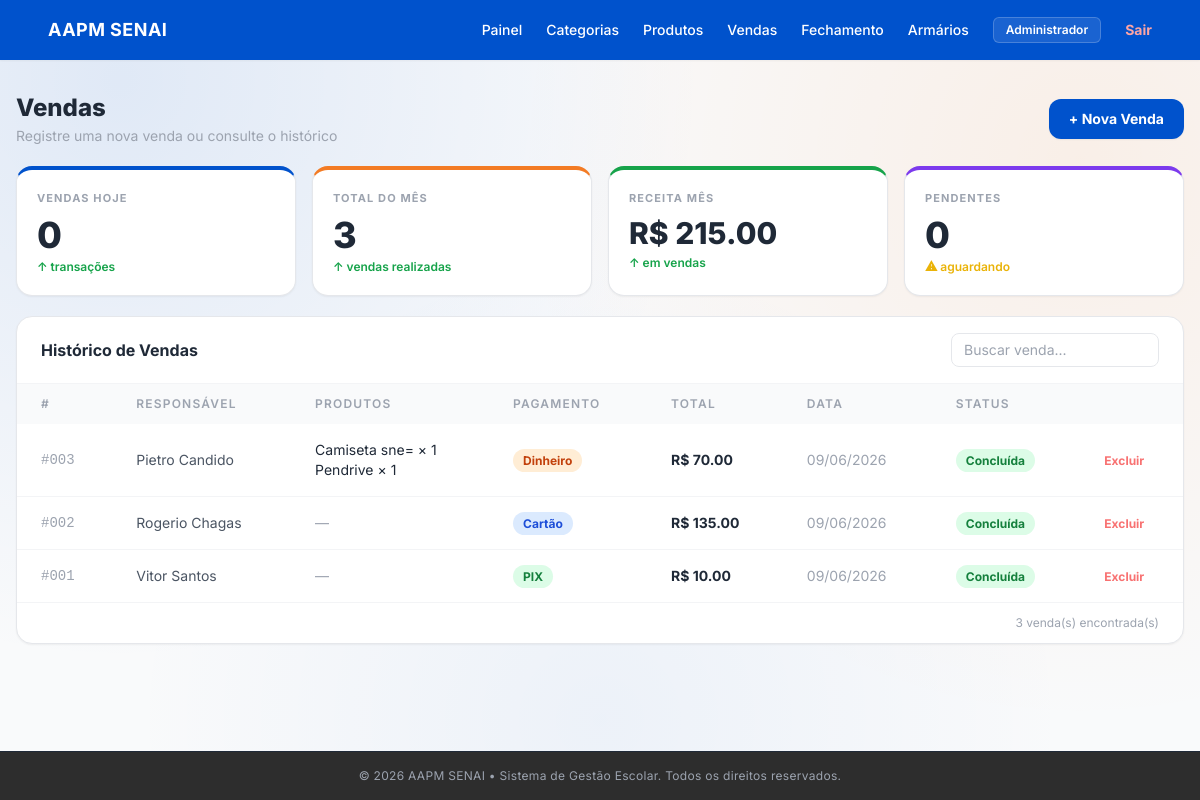
Before: /vendas/ (signed in) with the older database file.
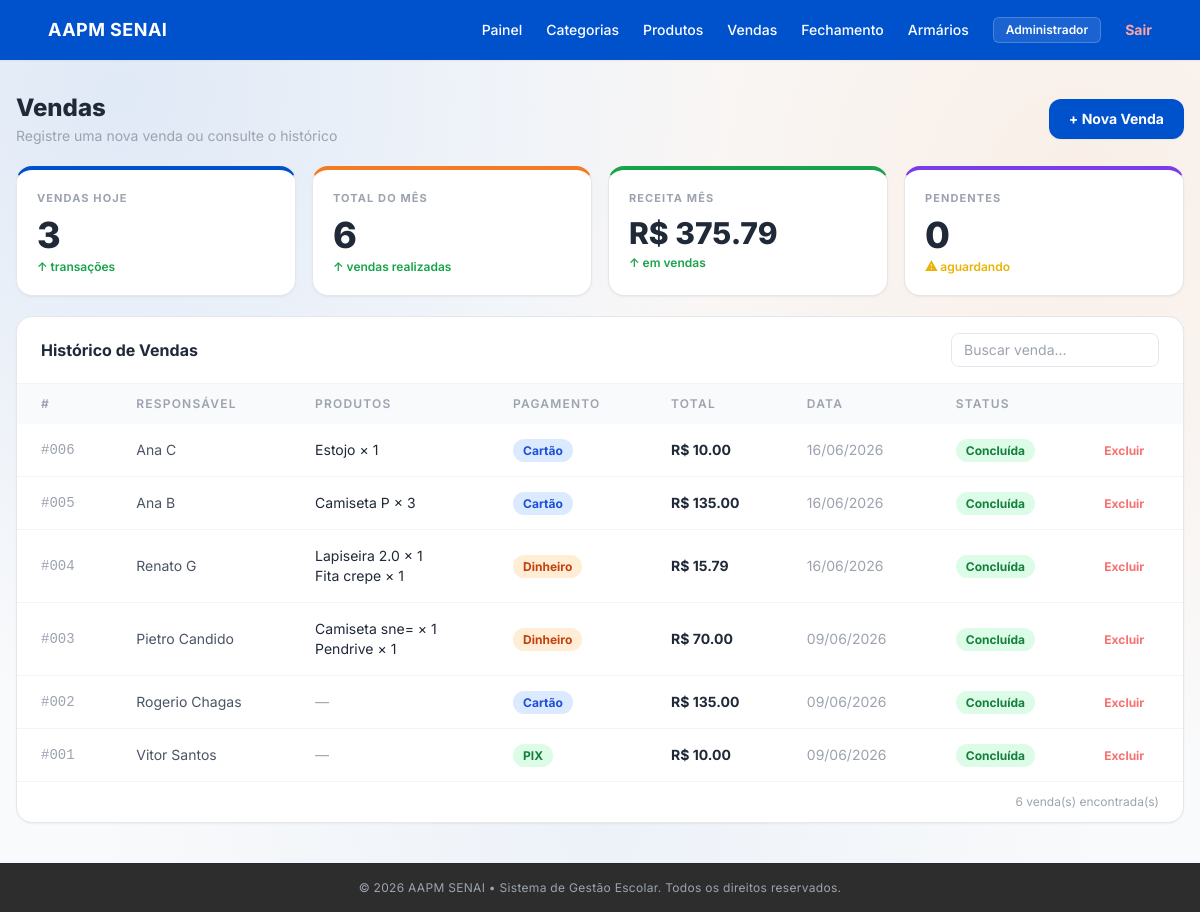
After: the same page with the newer database file.
### app/models/venda_model.py (models this page shows)
class Venda(Base):
    __tablename__ = "vendas"
    id              = Column(Integer, primary_key=True, index=True)
    responsavel     = Column(String(150), nullable=False)
    valor_total     = Column(Float, nullable=False)
    forma_pagamento = Column(String(50), nullable=False)
    observacao      = Column(String(500), nullable=True)
    status          = Column(String(30), default="concluida")
    data_venda      = Column(DateTime, default=datetime.utcnow)
    itens = relationship("VendaItem", back_populates="venda", cascade="all, delete")

### app/models/venda_item_model.py (models this page shows)
class VendaItem(Base):
    __tablename__ = "venda_itens"
    id             = Column(Integer, primary_key=True, index=True)
    venda_id       = Column(Integer, ForeignKey("vendas.id", ondelete="CASCADE"), nullable=False)
    produto_id     = Column(Integer, ForeignKey("produtos.id", ondelete="SET NULL"), nullable=True)
    quantidade     = Column(Integer, nullable=False)
    preco_unitario = Column(Float, nullable=False)
    valor_total    = Column(Float, nullable=False)
    venda   = relationship("Venda", back_populates="itens")
    produto = relationship("Produto")

### app/models/produto_model.py (models this page shows, shortened)
class Produto(Base):
    __tablename__ = "produtos"
    id            = Column(Integer, primary_key=True, autoincrement=True, index=True)
    nome          = Column(String(150), nullable=False, index=True)
    preco         = Column(Float, nullable=False, default=0.0)
    estoque_atual = Column(Integer, nullable=False, default=0)
    ativo         = Column(Boolean, default=True)
    imagem_path   = Column(String(255), nullable=True)
    categoria_id  = Column(Integer, ForeignKey("categorias.id", ondelete="SET NULL"), nullable=True)
    categoria     = relationship("Categoria", back_populates="produtos")

### app/controllers/venda_controller.py (the view)
@router.get("")
@router.get("/")
def listar_vendas(
    request: Request,
    db: Session = Depends(get_db),
    usuario=Depends(get_current_user),
):
    vendas      = db.query(Venda).order_by(Venda.data_venda.desc()).all()
    produtos_db = db.query(Produto).filter(Produto.ativo == True).all()
    produtos    = [
        {"id": p.id, "nome": p.nome, "preco": p.preco, "estoque_atual": p.estoque_atual}
        for p in produtos_db
    ]
    hoje        = datetime.utcnow().date()
    vendas_hoje = sum(1 for v in vendas if v.data_venda.date() == hoje)
    total_mes   = sum(1 for v in vendas if v.data_venda.month == hoje.month)
    receita_mes = sum(v.valor_total for v in vendas if v.data_venda.month == hoje.month)
    pendentes   = sum(1 for v in vendas if v.status == "pendente")
    return templates.TemplateResponse(
        request=request,
        name="vendas/index.html",
        context={
            "request":     request,
            "usuario":     usuario,
            "vendas":      vendas,
            "produtos":    produtos,
            "vendas_hoje": vendas_hoje,
            "total_mes":   total_mes,
            "receita_mes": receita_mes,
            "pendentes":   pendentes,
        },
    )

### app/templates/vendas/index.html (shortened to what this page needs)
{% extends "base.html" %}
{% block conteudo %}
<div class="pt-6 flex flex-col gap-5 pb-6">
  <div class="flex items-center justify-between">
    <div>
      <h1 class="text-2xl font-extrabold text-gray-800">Vendas</h1>
      <p class="text-sm text-gray-400 mt-0.5">Registre uma nova venda ou consulte o histórico</p>
    </div>
    <button onclick="abrirModal()"
      class="bg-[#0052cc] hover:bg-blue-700 text-white text-sm font-bold px-5 py-2.5 rounded-xl transition-all shadow-sm">
      + Nova Venda
    </button>
  </div>
  <div class="grid grid-cols-2 lg:grid-cols-4 gap-4">
    <div class="bg-white border border-gray-200 border-t-4 border-t-[#0052cc] rounded-2xl p-5 shadow-sm">
      <p class="text-[11px] font-bold text-gray-400 uppercase tracking-widest">Vendas Hoje</p>
      <p class="text-4xl font-extrabold text-gray-800 mt-2 mb-1">{{ vendas_hoje }}</p>
      <p class="text-xs font-semibold text-green-600">↑ transações</p>
    </div>
    <div class="bg-white border border-gray-200 border-t-4 border-t-[#f37b24] rounded-2xl p-5 shadow-sm">
      <p class="text-[11px] font-bold text-gray-400 uppercase tracking-widest">Total do Mês</p>
      <p class="text-4xl font-extrabold text-gray-800 mt-2 mb-1">{{ total_mes }}</p>
      <p class="text-xs font-semibold text-green-600">↑ vendas realizadas</p>
    </div>
    <div class="bg-white border border-gray-200 border-t-4 border-t-[#16a34a] rounded-2xl p-5 shadow-sm">
      <p class="text-[11px] font-bold text-gray-400 uppercase tracking-widest">Receita Mês</p>
      <p class="text-3xl font-extrabold text-gray-800 mt-2 mb-1">R$ {{ "%.2f"|format(receita_mes) }}</p>
      <p class="text-xs font-semibold text-green-600">↑ em vendas</p>
    </div>
    <div class="bg-white border border-gray-200 border-t-4 border-t-[#7c3aed] rounded-2xl p-5 shadow-sm">
      <p class="text-[11px] font-bold text-gray-400 uppercase tracking-widest">Pendentes</p>
      <p class="text-4xl font-extrabold text-gray-800 mt-2 mb-1">{{ pendentes }}</p>
      <p class="text-xs font-semibold text-yellow-500">⚠ aguardando</p>
    </div>
  </div>
  <div class="bg-white border border-gray-200 rounded-2xl shadow-sm overflow-hidden">
    <div class="px-6 py-4 border-b border-gray-100 flex items-center justify-between">
      <span class="text-base font-bold text-gray-800">Histórico de Vendas</span>
      <input type="text" id="busca" placeholder="Buscar venda..."
        oninput="filtrarTabela()"
        class="text-sm border border-gray-200 rounded-lg px-3 py-1.5 w-52 focus:outline-none focus:border-blue-400">
    </div>
    <div class="overflow-x-auto">
      <table class="w-full text-sm" id="tabela-vendas">
        <thead>
          <tr class="bg-gray-50 text-gray-400 text-xs uppercase tracking-widest">
            <th class="text-left px-6 py-3 font-semibold">#</th>
            <th class="text-left px-6 py-3 font-semibold">Responsável</th>
            <th class="text-left px-6 py-3 font-semibold">Produtos</th>
            <th class="text-left px-6 py-3 font-semibold">Pagamento</th>
            <th class="text-left px-6 py-3 font-semibold">Total</th>
            <th class="text-left px-6 py-3 font-semibold">Data</th>
            <th class="text-left px-6 py-3 font-semibold">Status</th>
            <th class="text-left px-6 py-3 font-semibold"></th>
          </tr>
        </thead>
        <tbody class="divide-y divide-gray-100">
          {% for venda in vendas %}
          <tr class="hover:bg-gray-50 transition">
            <td class="px-6 py-4 text-gray-400 font-mono">#{{ "%03d"|format(venda.id) }}</td>
            <td class="px-6 py-4 text-gray-600">{{ venda.responsavel }}</td>
            <td class="px-6 py-4 text-gray-800">
              {% for item in venda.itens %}
                <span class="block text-sm">{{ item.produto.nome if item.produto else "—" }} × {{ item.quantidade }}</span>
              {% else %}
                <span class="text-gray-400">—</span>
              {% endfor %}
            </td>
            <td class="px-6 py-4">
              {% if venda.forma_pagamento == 'pix' %}
                <span class="bg-green-100 text-green-700 text-xs font-bold px-2.5 py-1 rounded-full">PIX</span>
              {% elif venda.forma_pagamento == 'cartao' %}
                <span class="bg-blue-100 text-blue-700 text-xs font-bold px-2.5 py-1 rounded-full">Cartão</span>
              {% else %}
                <span class="bg-orange-100 text-orange-700 text-xs font-bold px-2.5 py-1 rounded-full">Dinheiro</span>
              {% endif %}
            </td>
            <td class="px-6 py-4 font-bold text-gray-800">R$ {{ "%.2f"|format(venda.valor_total) }}</td>
            <td class="px-6 py-4 text-gray-400">{{ venda.data_venda.strftime('%d/%m/%Y') }}</td>
            <td class="px-6 py-4">
              {% if venda.status == 'concluida' %}
                <span class="bg-green-100 text-green-700 text-xs font-bold px-2.5 py-1 rounded-full">Concluída</span>
              {% else %}
                <span class="bg-yellow-100 text-yellow-700 text-xs font-bold px-2.5 py-1 rounded-full">Pendente</span>
              {% endif %}
            </td>
            <td class="px-6 py-4">
              <form action="/vendas/{{ venda.id }}/deletar" method="post"
                onsubmit="return confirm('Excluir esta venda?')">
                <button type="submit" class="text-red-400 hover:text-red-600 text-xs font-bold transition">Excluir</button>
              </form>
            </td>
          </tr>
          {% else %}
          <tr>
            <td colspan="8" class="px-6 py-10 text-center text-gray-400 text-sm">Nenhuma venda registrada ainda.</td>
          </tr>
          {% endfor %}
        </tbody>
      </table>
    </div>
    <div class="px-6 py-3 border-t border-gray-100 text-xs text-gray-400 text-right">
      {{ vendas|length }} venda(s) encontrada(s)
    </div>
  </div>
</div>
{% endblock %}

### app/templates/base.html (shortened to what this page needs)
<!DOCTYPE html>
<html lang="pt-br" class="h-full">
<head>
    <script src="https://cdn.tailwindcss.com"></script>
    <link rel="stylesheet" href="https://cdnjs.cloudflare.com/ajax/libs/font-awesome/6.4.0/css/all.min.css">
    <link rel="stylesheet" href="/static/css/style.css">
</head>
<body class="bg-gray-50 text-gray-900 min-h-screen flex flex-col">
    <nav class="w-full bg-[#0052cc] text-white px-6 md:px-12 py-4 flex justify-between items-center shadow-sm">
        <div class="text-lg font-bold tracking-wide">
            AAPM SENAI
        </div>
        <div class="flex items-center space-x-6 text-sm font-medium">
            {% if usuario %}
            <a href="/dashboard" class="hover:text-gray-200 transition">
                Painel
            </a>
            {% if usuario.role == 'ADMIN' %}
            <a href="/categorias" class="hover:text-gray-200 transition">
                Categorias
            </a>
            {% endif %}
            <a href="/produtos" class="hover:text-gray-200 transition">
                Produtos
            </a>
            <a href="/vendas" class="hover:text-gray-200 transition">
                Vendas
            </a>
            <a href="/fechamento" class="hover:text-gray-200 transition">
                Fechamento
            </a>
            <a href="/armarios" class="hover:text-gray-200 transition">
                Armários
            </a>
            <span class="bg-white/10 border border-white/20 px-3 py-1 rounded-md text-xs font-semibold">
                {{ usuario.nome }}
            </span>
            <a href="/auth/logout" class="text-red-300 hover:text-red-400 font-bold transition">
                Sair
            </a>
            {% else %}
            <a href="/auth/login"
                class="bg-orange-500 hover:bg-orange-600 text-white px-5 py-1.5 rounded font-semibold shadow-md transition">
                Login
            </a>
            {% endif %}
        </div>
    </nav>
    <main class="flex-grow px-4 pt-2 pb-4">
        <div class="w-full max-w-7xl mx-auto">
            {% block conteudo %}{% endblock %}
        </div>
    </main>
    <footer class="bg-[#2d2d2d] text-gray-400 text-center py-4 text-xs tracking-wide border-t border-gray-800">
        <p>&copy; 2026 AAPM SENAI • Sistema de Gestão Escolar. Todos os direitos reservados.</p>
    </footer>
</body>
</html>

### app/static/css/style.css (style rules this page uses)
:root { --blue:#0052cc; --orange:#ff6a00; --bg:#f5f7fb; --text:#0f172a; --muted:#64748b; }
body { margin:0; font-family:Inter, sans-serif; background: radial-gradient(circle at 10% 10%, rgba(0,82,204,.10), transparent 45%), radial-gradient(circle at 90% 20%, rgba(255,106,0,.08), transparent 45%), radial-gradient(circle at 50% 90%, rgba(0,82,204,.05), transparent 50%), var(--bg); }

### app/templates/base.html (style rules this page uses)
body { font-family: 'Inter', sans-serif; }

Changed rows visible on the page:
added Venda: id "006", responsavel "Ana C", forma_pagamento "Cartão", valor_total "10.00", data_venda "16/06/2026", status "Concluída"
added VendaItem: produto "Estojo", quantidade "1", shown under "006"
added Venda: id "005", responsavel "Ana B", forma_pagamento "Cartão", valor_total "135.00", data_venda "16/06/2026", status "Concluída"
added VendaItem: produto "Camiseta P", quantidade "3", shown under "005"
added Venda: id "004", responsavel "Renato G", forma_pagamento "Dinheiro", valor_total "15.79", data_venda "16/06/2026", status "Concluída"
added VendaItem: produto "Lapiseira 2.0", quantidade "1", shown under "004"
added VendaItem: produto "Fita crepe", quantidade "1", shown under "004"
Other visible differences:
{{ vendas_hoje }}: "0" → "3"
{{ total_mes }}: "3" → "6"
{{ "%.2f"|format(receita_mes) }}: "215.00" → "375.79"
{{ vendas|length }}: "3" → "6"
